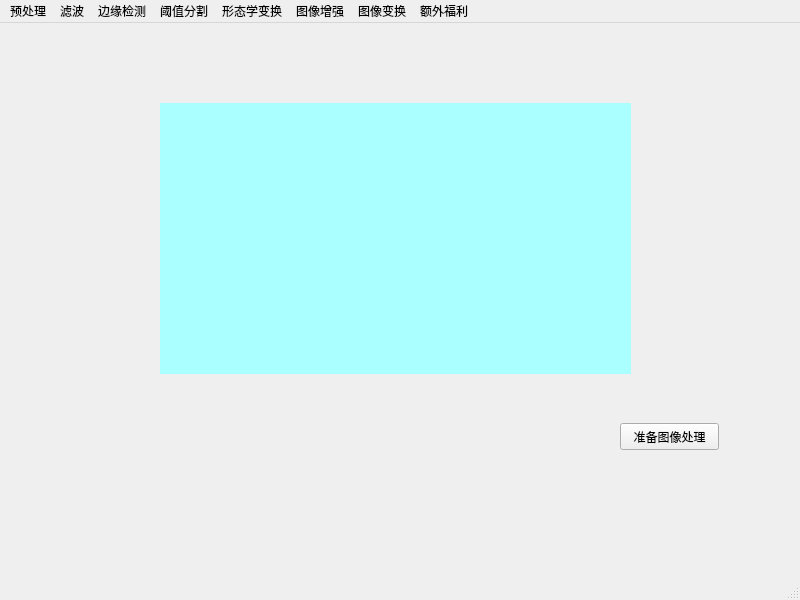
<?xml version="1.0" encoding="UTF-8"?>
<ui version="4.0">
 <class>MainWindow</class>
 <widget class="QMainWindow" name="MainWindow">
  <property name="geometry">
   <rect>
    <x>0</x>
    <y>0</y>
    <width>800</width>
    <height>600</height>
   </rect>
  </property>
  <property name="windowTitle">
   <string>MainWindow</string>
  </property>
  <widget class="QWidget" name="centralwidget">
   <widget class="QWidget" name="displayWidget" native="true">
    <property name="geometry">
     <rect>
      <x>160</x>
      <y>80</y>
      <width>471</width>
      <height>271</height>
     </rect>
    </property>
    <property name="autoFillBackground">
     <bool>false</bool>
    </property>
    <property name="styleSheet">
     <string notr="true">background-color: rgb(170, 255, 255);</string>
    </property>
   </widget>
   <widget class="QPushButton" name="showImg">
    <property name="geometry">
     <rect>
      <x>620</x>
      <y>400</y>
      <width>99</width>
      <height>27</height>
     </rect>
    </property>
    <property name="text">
     <string>准备图像处理</string>
    </property>
   </widget>
  </widget>
  <widget class="QMenuBar" name="menubar">
   <property name="geometry">
    <rect>
     <x>0</x>
     <y>0</y>
     <width>800</width>
     <height>25</height>
    </rect>
   </property>
   <widget class="QMenu" name="menu">
    <property name="title">
     <string>滤波</string>
    </property>
    <addaction name="actiongau"/>
    <addaction name="actionmean"/>
    <addaction name="actionmedian"/>
    <addaction name="actionfrequenceGaussFilter"/>
   </widget>
   <widget class="QMenu" name="menu_2">
    <property name="title">
     <string>预处理</string>
    </property>
    <addaction name="actiongray"/>
    <addaction name="actionBinarization"/>
   </widget>
   <widget class="QMenu" name="menu_3">
    <property name="title">
     <string>边缘检测</string>
    </property>
    <addaction name="actionSobel"/>
    <addaction name="actionCanny"/>
    <addaction name="actionlaplace"/>
   </widget>
   <widget class="QMenu" name="menu_4">
    <property name="title">
     <string>阈值分割</string>
    </property>
    <addaction name="separator"/>
    <addaction name="actionRGBThred"/>
    <addaction name="actionHSVThred"/>
    <addaction name="actionadapter"/>
    <addaction name="actionlocal"/>
   </widget>
   <widget class="QMenu" name="menu_5">
    <property name="title">
     <string>形态学变换</string>
    </property>
    <addaction name="actiondilate"/>
    <addaction name="actioncorrosion"/>
    <addaction name="actiontopHat"/>
    <addaction name="actionblackHat"/>
   </widget>
   <widget class="QMenu" name="menu_6">
    <property name="title">
     <string>图像增强</string>
    </property>
    <addaction name="actionequlization"/>
    <addaction name="actionhigh_filter"/>
   </widget>
   <widget class="QMenu" name="menu_7">
    <property name="title">
     <string>图像变换</string>
    </property>
   </widget>
   <widget class="QMenu" name="menu_8">
    <property name="title">
     <string>额外福利</string>
    </property>
    <addaction name="actiondashBoard"/>
   </widget>
   <addaction name="menu_2"/>
   <addaction name="menu"/>
   <addaction name="menu_3"/>
   <addaction name="menu_4"/>
   <addaction name="menu_5"/>
   <addaction name="menu_6"/>
   <addaction name="menu_7"/>
   <addaction name="menu_8"/>
  </widget>
  <widget class="QStatusBar" name="statusbar"/>
  <action name="actiongau">
   <property name="text">
    <string>高斯滤波</string>
   </property>
  </action>
  <action name="actionmean">
   <property name="text">
    <string>均值滤波</string>
   </property>
  </action>
  <action name="actionmedian">
   <property name="text">
    <string>中值滤波</string>
   </property>
  </action>
  <action name="actiongray">
   <property name="text">
    <string>灰度图</string>
   </property>
  </action>
  <action name="actionBinarization">
   <property name="text">
    <string>二值化</string>
   </property>
  </action>
  <action name="actionSobel">
   <property name="text">
    <string>Sobel</string>
   </property>
  </action>
  <action name="actionRGBThred">
   <property name="text">
    <string>RGB</string>
   </property>
  </action>
  <action name="actionHSVThred">
   <property name="text">
    <string>HSV</string>
   </property>
  </action>
  <action name="actionadapter">
   <property name="text">
    <string>自适应阈值</string>
   </property>
  </action>
  <action name="actionlocal">
   <property name="text">
    <string>局部阈值</string>
   </property>
  </action>
  <action name="actionCanny">
   <property name="text">
    <string>Canny</string>
   </property>
  </action>
  <action name="actiondilate">
   <property name="text">
    <string>膨胀</string>
   </property>
  </action>
  <action name="actioncorrosion">
   <property name="text">
    <string>腐蚀</string>
   </property>
  </action>
  <action name="actiontopHat">
   <property name="text">
    <string>顶帽</string>
   </property>
  </action>
  <action name="actionblackHat">
   <property name="text">
    <string>黑帽</string>
   </property>
  </action>
  <action name="actionequlization">
   <property name="text">
    <string>直方图均衡化</string>
   </property>
  </action>
  <action name="actionhigh_filter">
   <property name="text">
    <string>高通滤波</string>
   </property>
  </action>
  <action name="actionlaplace">
   <property name="text">
    <string>拉普拉斯</string>
   </property>
  </action>
  <action name="actionfrequenceGaussFilter">
   <property name="text">
    <string>频率域高斯滤波</string>
   </property>
  </action>
  <action name="actiondashBoard">
   <property name="text">
    <string>仪表盘</string>
   </property>
  </action>
 </widget>
 <resources/>
 <connections/>
</ui>
